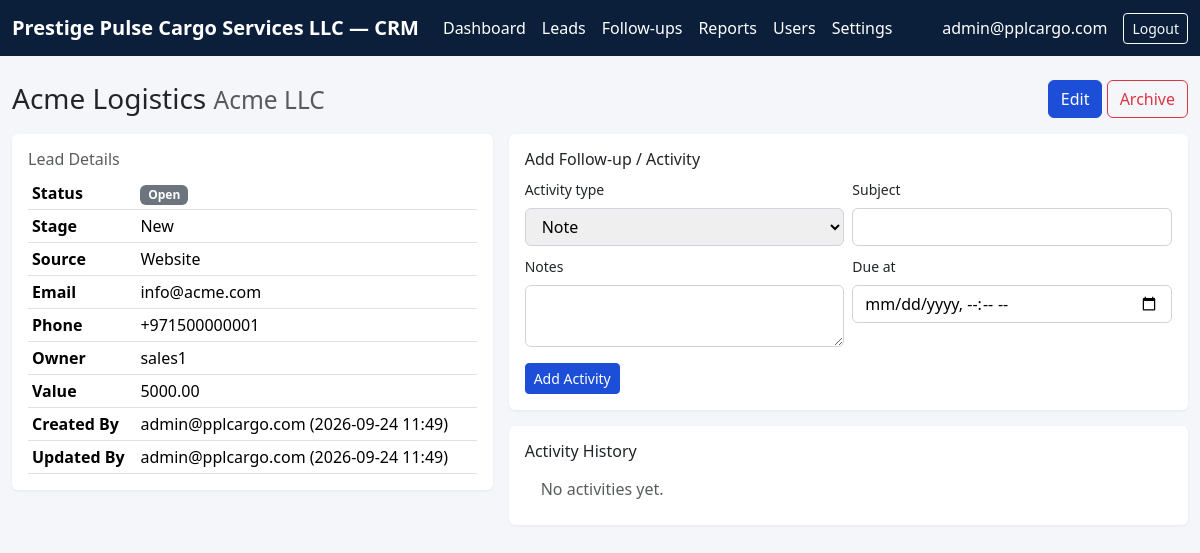
The page /leads/1/ (signed in) on the database its author committed.
### crm/models.py (models this page shows, shortened)
class Lead(models.Model):
    STATUS_CHOICES = [
        ("open", "Open"),
        ("won", "Closed - Won"),
        ("lost", "Closed - Lost"),
    ]
    name = models.CharField(max_length=200)
    company = models.CharField(max_length=200, blank=True)
    email = models.EmailField(blank=True)
    phone = models.CharField(max_length=50, blank=True)
    status = models.CharField(max_length=10, choices=STATUS_CHOICES, default="open")
    stage = models.CharField(max_length=100, blank=True)
    source = models.CharField(max_length=100, blank=True)
    owner = models.ForeignKey(
        User, on_delete=models.SET_NULL, null=True, blank=True, related_name="owned_leads"
    )
    value = models.DecimalField(max_digits=12, decimal_places=2, default=0)
    notes = models.TextField(blank=True)
    created_by = models.ForeignKey(User, on_delete=models.SET_NULL, null=True, related_name="created_leads")
    updated_by = models.ForeignKey(User, on_delete=models.SET_NULL, null=True, related_name="updated_leads")
    created_at = models.DateTimeField(auto_now_add=True)
    updated_at = models.DateTimeField(auto_now=True)
    archived = models.BooleanField(default=False)
    class Meta:
        ordering = ["-updated_at"]

### crm/views.py (the view)
# urls.py: path("leads/<int:pk>/", views.lead_detail, name="lead_detail"),
@login_required
def lead_detail(request, pk):
    lead = get_object_or_404(sales_only_or_admin(Lead.objects.all(), request.user), pk=pk)
    activities = lead.activities.select_related("created_by")
    if request.method == "POST" and "add_activity" in request.POST:
        aform = ActivityForm(request.POST)
        if aform.is_valid():
            act = aform.save(commit=False)
            act.lead = lead
            act.created_by = request.user
            act.save()
            lead.updated_by = request.user
            lead.save()
            messages.success(request, "Activity added.")
            return redirect("lead_detail", pk=lead.pk)
    else:
        aform = ActivityForm()
    return render(request, "leads/detail.html", {
        "lead": lead, "activities": activities, "aform": aform,
    })

### crm/forms.py
class ActivityForm(forms.ModelForm):
    class Meta:
        model = Activity
        fields = ["activity_type", "subject", "notes", "due_at"]
        widgets = {
            "notes": forms.Textarea(attrs={"rows": 2}),
            "due_at": forms.DateTimeInput(attrs={"type": "datetime-local"}, format="%Y-%m-%dT%H:%M"),
        }
    def __init__(self, *args, **kwargs):
        super().__init__(*args, **kwargs)
        self.fields["due_at"].input_formats = ["%Y-%m-%dT%H:%M"]

### accounts/models.py (called while the page is built)
    @property
    def is_admin(self):
        return self.role == self.ROLE_ADMIN

### crm/views.py (called while the page is built)
def sales_only_or_admin(qs, user):
    if user.profile.is_admin:
        return qs
    return qs.filter(Q(owner=user) | Q(created_by=user))

### templates/leads/detail.html (shortened to what this page needs)
{% extends "base.html" %}
{% block content %}
<div class="d-flex justify-content-between align-items-center mb-3">
  <h3 class="m-0">{{ lead.name }} <small class="text-muted">{{ lead.company }}</small></h3>
  <div>
    <a href="{% url 'lead_edit' lead.pk %}" class="btn btn-primary">Edit</a>
    {% if user.profile.is_admin %}<a href="{% url 'lead_archive' lead.pk %}" class="btn btn-outline-danger" onclick="return confirm('Archive this lead?')">Archive</a>{% endif %}
  </div>
</div>
<div class="row g-3">
  <div class="col-md-5">
    <div class="card p-3">
      <h6 class="text-muted">Lead Details</h6>
      <table class="table table-sm mb-0">
        <tr><th>Status</th><td><span class="badge bg-{% if lead.status == 'won' %}success{% elif lead.status == 'lost' %}danger{% else %}secondary{% endif %}">{{ lead.get_status_display }}</span></td></tr>
        <tr><th>Stage</th><td>{{ lead.stage|default:"—" }}</td></tr>
        <tr><th>Source</th><td>{{ lead.source|default:"—" }}</td></tr>
        <tr><th>Email</th><td>{{ lead.email|default:"—" }}</td></tr>
        <tr><th>Phone</th><td>{{ lead.phone|default:"—" }}</td></tr>
        <tr><th>Owner</th><td>{{ lead.owner.username|default:"—" }}</td></tr>
        <tr><th>Value</th><td>{{ lead.value }}</td></tr>
        <tr><th>Created By</th><td>{{ lead.created_by.username|default:"—" }} ({{ lead.created_at|date:"Y-m-d H:i" }})</td></tr>
        <tr><th>Updated By</th><td>{{ lead.updated_by.username|default:"—" }} ({{ lead.updated_at|date:"Y-m-d H:i" }})</td></tr>
      </table>
    </div>
  </div>
  <div class="col-md-7">
    <div class="card p-3 mb-3">
      <h6>Add Follow-up / Activity</h6>
      <form method="post">{% csrf_token %}
        <div class="row g-2">
          {% for f in aform %}
            <div class="col-md-6"><label class="form-label small">{{ f.label }}</label>{{ f }}</div>
          {% endfor %}
        </div>
        <button name="add_activity" class="btn btn-primary mt-3 btn-sm">Add Activity</button>
      </form>
    </div>
    <div class="card p-3">
      <h6>Activity History</h6>
      <ul class="list-group list-group-flush">
        {% for a in activities %}
          <li class="list-group-item d-flex justify-content-between align-items-start">
            <div>
              <strong>{{ a.get_activity_type_display }}:</strong> {{ a.subject }}
              {% if a.due_at %}<div class="small text-muted">Due: {{ a.due_at|date:"Y-m-d H:i" }}</div>{% endif %}
              {% if a.notes %}<div class="small">{{ a.notes }}</div>{% endif %}
              <div class="small text-muted">by {{ a.created_by.username|default:"—" }} on {{ a.created_at|date:"Y-m-d H:i" }}</div>
            </div>
            <div>
              {% if a.completed %}<span class="badge bg-success">Done</span>
              {% elif a.is_overdue %}<span class="badge bg-danger">Overdue</span>
              <a href="{% url 'activity_complete' a.pk %}" class="btn btn-sm btn-outline-success ms-1">Mark Done</a>
              {% else %}<span class="badge bg-secondary">Open</span>
              <a href="{% url 'activity_complete' a.pk %}" class="btn btn-sm btn-outline-success ms-1">Mark Done</a>{% endif %}
            </div>
          </li>
        {% empty %}<li class="list-group-item text-muted">No activities yet.</li>
        {% endfor %}
      </ul>
    </div>
  </div>
</div>
{% endblock %}

### templates/base.html (shortened to what this page needs)
<!doctype html>
<html lang="en">
<head>
  <link href="https://cdn.jsdelivr.net/npm/bootstrap@5.3.3/dist/css/bootstrap.min.css" rel="stylesheet">
  <link href="https://cdn.jsdelivr.net/npm/bootstrap-icons@1.11.3/font/bootstrap-icons.css" rel="stylesheet">
</head>
<body>
<nav class="navbar navbar-expand-lg navbar-ppl">
  <div class="container-fluid">
    <a class="navbar-brand fw-bold" href="{% url 'dashboard' %}">
      Prestige Pulse Cargo Services LLC — CRM
    </a>
    <div class="collapse navbar-collapse" id="nav">
      {% if user.is_authenticated %}
      <ul class="navbar-nav me-auto">
        <li class="nav-item"><a class="nav-link" href="{% url 'dashboard' %}">Dashboard</a></li>
        <li class="nav-item"><a class="nav-link" href="{% url 'lead_list' %}">Leads</a></li>
        <li class="nav-item"><a class="nav-link" href="{% url 'followup_list' %}">Follow-ups</a></li>
        <li class="nav-item"><a class="nav-link" href="{% url 'reports' %}">Reports</a></li>
        {% if user.profile.is_admin %}
          <li class="nav-item"><a class="nav-link" href="{% url 'user_list' %}">Users</a></li>
          <li class="nav-item"><a class="nav-link" href="{% url 'settings_index' %}">Settings</a></li>
        {% endif %}
      </ul>
      <span class="navbar-text text-white me-3">{{ user.username }}</span>
      <form method="post" action="{% url 'logout' %}">{% csrf_token %}
        <button class="btn btn-sm btn-outline-light">Logout</button>
      </form>
      {% endif %}
    </div>
  </div>
</nav>
<main class="container-fluid py-4">
  {% block content %}{% endblock %}
</main>
</body>
</html>

### templates/base.html (style rules this page uses)
:root { --ppl-navy:#0b1f3a; --ppl-blue:#1d4ed8; --ppl-gold:#c8a24a; --ppl-grey:#f4f6f9; }
body { background: var(--ppl-grey); }
.navbar-ppl { background: var(--ppl-navy); }
.navbar-ppl .navbar-brand, .navbar-ppl .nav-link { color: #fff !important; }
.card { border: none; box-shadow: 0 1px 3px rgba(0,0,0,.06); }
.btn-primary { background: var(--ppl-blue); border-color: var(--ppl-blue); }

### templates/leads/detail.html (style rules this page uses)
input,select,textarea { display:block;width:100%;padding:.375rem .75rem;border:1px solid #ced4da;border-radius:.375rem; }

### rows shown on the page
Lead: name "Acme Logistics", company "Acme LLC", status "Open", stage "New", source "Website", email "info@acme.com", phone "+971500000001", owner.username "sales1", value "5000.00", created_by.username "admin@pplcargo.com", created_at "2026-09-24 11:49", updated_by.username "admin@pplcargo.com", updated_at "2026-09-24 11:49"

### other values the page prints
{{ user.username }} "admin@pplcargo.com"
{{ f.label }} "Activity type" "Subject" "Notes" "Due at"
